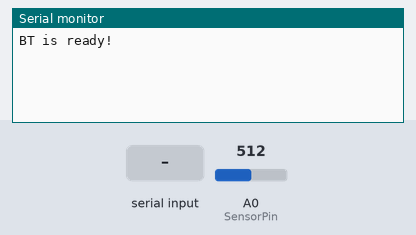
Bench run of a sketch on a simulated Arduino Uno, built with avr-gcc and run on an emulated ATmega328P. Shown: the last lines printed to the serial monitor. The inputs (shaded band) are chosen by the test bench; at power-on: A0 (SensorPin) = 512.

Above: at 1.2 s.
1.3 s: "@" received over Serial
At 2.5 s:
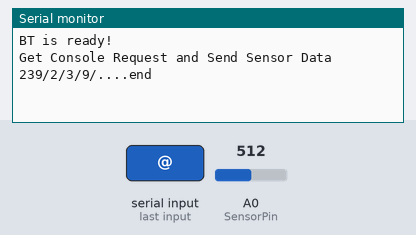
2.8 s: "@" received over the second serial link
At 4.0 s:
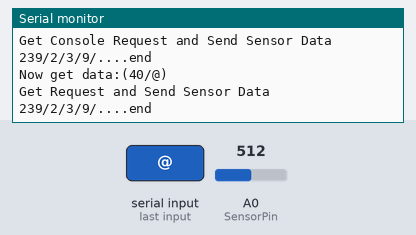
4.3 s: "1" received over the second serial link
At 5.6 s:
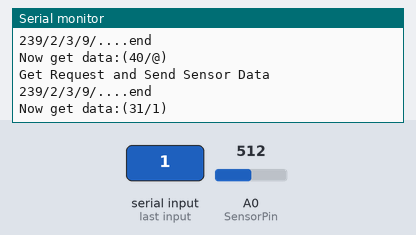

Measured:
- after the input at 1.3 s, the serial monitor: prints a new line at once (image 1)
- after the input at 2.8 s, the serial monitor: prints a new line at once (image 2)
- after the input at 4.3 s, the serial monitor: prints a new line at once (image 3)

The sketch:

BT_Talk_Query_Temperature.ino
```cpp
#include <SoftwareSerial.h>   // 引用程式庫
#define SensorPin A0
char getdata ;  // 儲存接收資料的變數
int nowdata = 0 ;
// 定義連接藍牙模組的序列埠
SoftwareSerial BT(11, 12); // 接收腳, 傳送腳

void setup() {


  Serial.begin(9600);   // 與電腦序列埠連線
  Serial.println("BT is ready!");

  // 設定藍牙模組的連線速率
  // 如果是HC-05，請改成38400
  BT.begin(9600);
  // delay(2000);

}

void loop() {
    if (Serial.available())
    {
      getdata = Serial.read() ;
                  if (getdata == '@')
                  {
                    Serial.println("Get Console Request and Send Sensor Data") ;
                    sendData();
                  }
    }

      if (BT.available())
          {
            getdata = BT.read() ;
            Serial.print("Now get data:(");
            Serial.print(getdata,HEX);
            Serial.print("/");
            Serial.print(getdata);
            Serial.print(")\n");

            if (getdata == '@')
                  {
                    Serial.println("Get Request and Send Sensor Data") ;
                    sendData();
                  }
          }
  }

  void sendData()
  {
          int d1 = 0 ;
          int d2 = 0 ;
          int d3 = 0 ;

     //   getdata = "@" && String(analogRead(SensorPin)) &&"/" ;
      // 若收到藍牙模組的資料，則送到「序列埠監控視窗」
          nowdata = analogRead(SensorPin)-273 ;
          if (nowdata >= 0)
          {
                d1 = (nowdata % 10 );
                d2 = ((int)(nowdata /10) % 10) ;
                d3 = ((int)(nowdata /100) % 10);

                Serial.print(nowdata);
                Serial.print("/");
          //     BT.print("@");
                Serial.print(d3);
                Serial.print("/");
               BT.write(d3+48);
                Serial.print(d2);
                Serial.print("/");
               BT.write(d2+48);
                Serial.print(d1);
                Serial.print("/");
               BT.write(d1+48);
            }
          else
              {
                d1 = (abs(nowdata) % 10 ) ;
                d2 = ((int)(abs(nowdata) /10) % 10);
                d3 = ((int)(abs(nowdata) /100) % 10);

                Serial.print(nowdata);
                Serial.print("/");
          //     BT.print("@");
               BT.write(45);    // send - sign
           //     BT.print("@");
                Serial.print(d3);
                Serial.print("/");
               BT.write(d3+48);
                Serial.print(d2);
                Serial.print("/");
               BT.write(d2+48);
                Serial.print(d1);
                Serial.print("/");
               BT.write(d1+48);
          }
      //   BT.print("/");
        Serial.print("....end \n");
         // delay(5000);
  }
```
